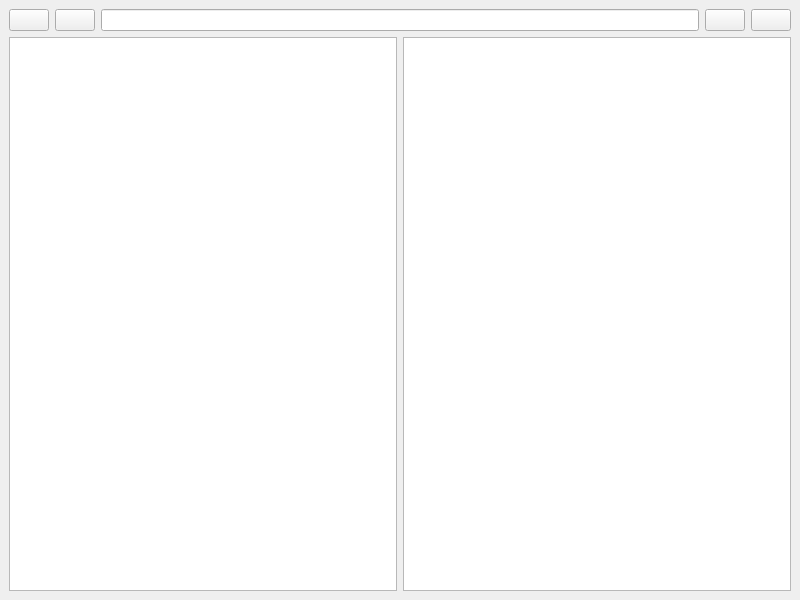
<?xml version="1.0" encoding="UTF-8"?>
<ui version="4.0">
 <class>MainWindow</class>
 <widget class="QMainWindow" name="MainWindow">
  <property name="geometry">
   <rect>
    <x>0</x>
    <y>0</y>
    <width>800</width>
    <height>600</height>
   </rect>
  </property>
  <property name="sizePolicy">
   <sizepolicy hsizetype="Maximum" vsizetype="Preferred">
    <horstretch>0</horstretch>
    <verstretch>0</verstretch>
   </sizepolicy>
  </property>
  <property name="windowTitle">
   <string>MainWindow</string>
  </property>
  <widget class="QWidget" name="centralwidget">
   <layout class="QVBoxLayout" name="verticalLayout_2" stretch="0,4">
    <item>
     <layout class="QHBoxLayout" name="horizontalLayout_2" stretch="0,5">
      <item>
       <layout class="QHBoxLayout" name="horizontalLayout_5" stretch="0,0">
        <item>
         <widget class="QPushButton" name="backBtn">
          <property name="text">
           <string/>
          </property>
         </widget>
        </item>
        <item>
         <widget class="QPushButton" name="nextBtn">
          <property name="text">
           <string/>
          </property>
         </widget>
        </item>
       </layout>
      </item>
      <item>
       <layout class="QHBoxLayout" name="horizontalLayout_4" stretch="1,0,0">
        <item>
         <widget class="QLineEdit" name="lineEdit"/>
        </item>
        <item>
         <widget class="QPushButton" name="searchBtn">
          <property name="text">
           <string/>
          </property>
         </widget>
        </item>
        <item>
         <widget class="QPushButton" name="restartBtn">
          <property name="text">
           <string/>
          </property>
         </widget>
        </item>
       </layout>
      </item>
     </layout>
    </item>
    <item>
     <layout class="QHBoxLayout" name="horizontalLayout_3" stretch="3,3">
      <item>
       <layout class="QVBoxLayout" name="verticalLayout_5">
        <item>
         <widget class="QTreeView" name="treeView"/>
        </item>
       </layout>
      </item>
      <item>
       <layout class="QVBoxLayout" name="verticalLayout_4">
        <item>
         <widget class="QListView" name="listView">
          <property name="contextMenuPolicy">
           <enum>Qt::CustomContextMenu</enum>
          </property>
         </widget>
        </item>
       </layout>
      </item>
     </layout>
    </item>
   </layout>
  </widget>
  <action name="actionsuiii">
   <property name="icon">
    <iconset resource="Resources.qrc">
     <normaloff>:/img/img/back.png</normaloff>:/img/img/back.png</iconset>
   </property>
   <property name="text">
    <string>suiii</string>
   </property>
  </action>
 </widget>
 <resources>
  <include location="Resources.qrc"/>
 </resources>
 <connections/>
</ui>
